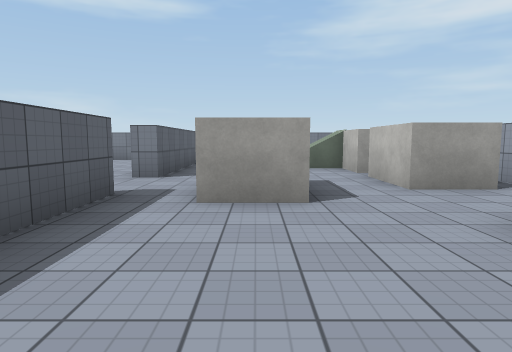
[1] (above)

17 first-person views from a walk through a 3-D level made in the Unity game engine. The camera is 1.4 m above the floor, tilts 6° down and sees 75° across. The floor is counted in squares, 2 m on a side. Each view is taken from the middle of a square. On the plan, view 1 faces up. The plan holds only what a view shows up to about 10 squares ahead; the rest is blank. The place goes on beyond the plan. Some animated figures are not drawn. Door leaves are left out, so doorways stand open. Surface patterns are stand-ins for the level's own textures.

[2]
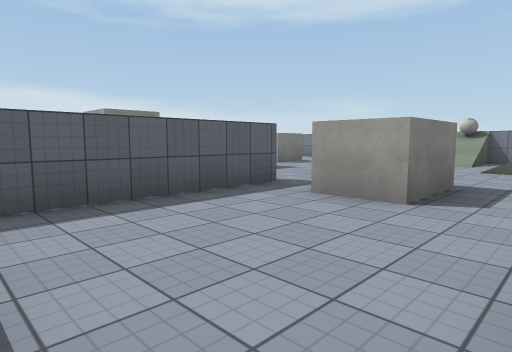

[3]
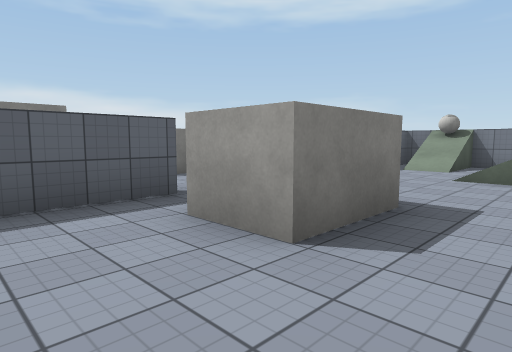

[4]
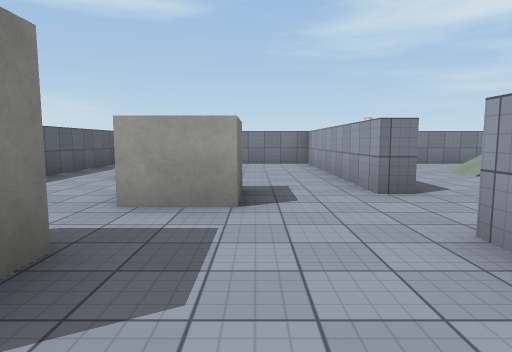

[5]
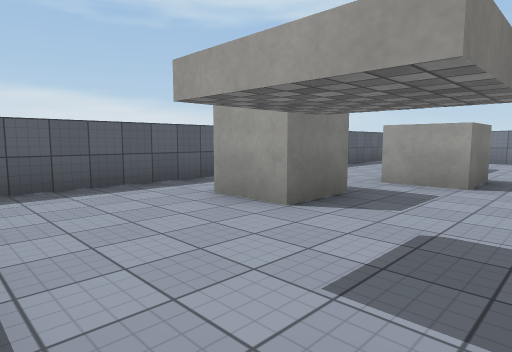

[6]
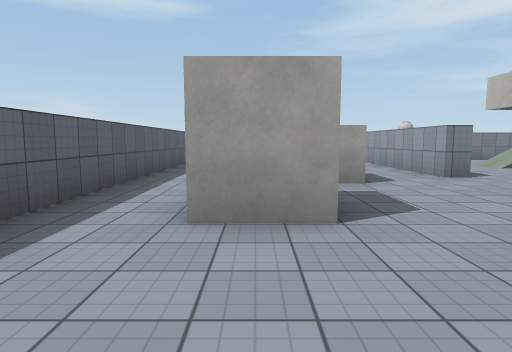

[7]
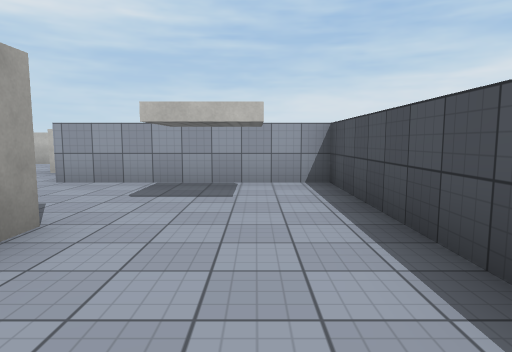

[8]
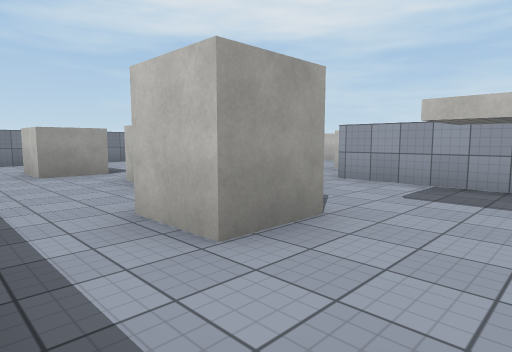

[9]
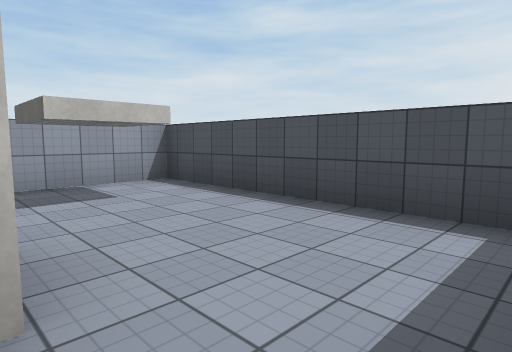

[10]
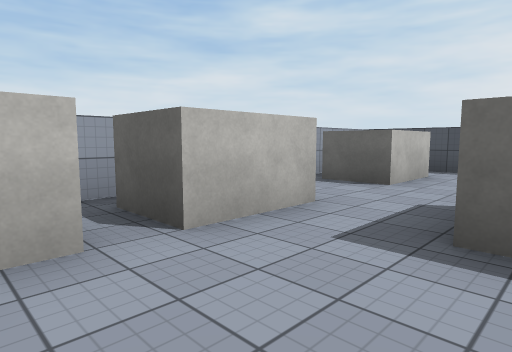

[11]
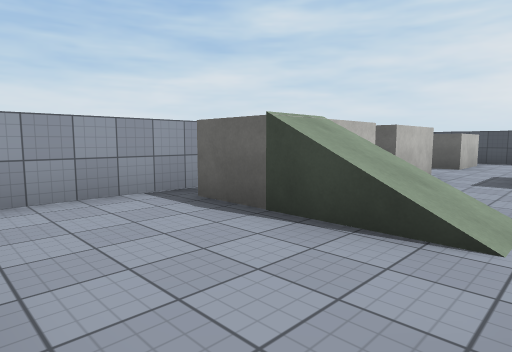

[12]
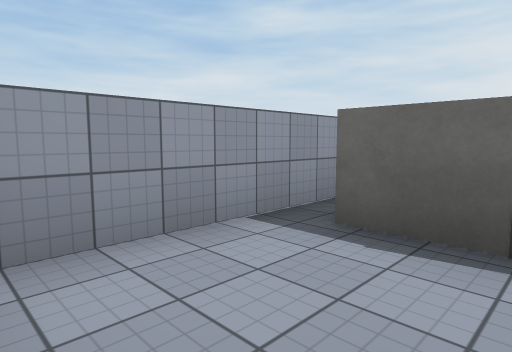

[13]
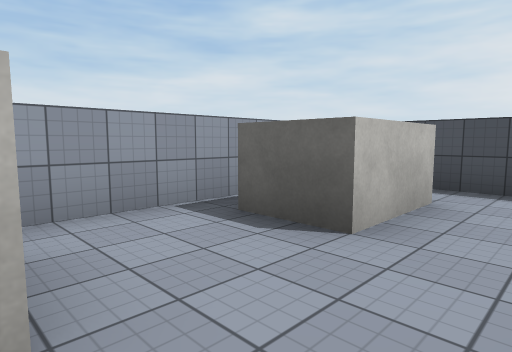

[14]
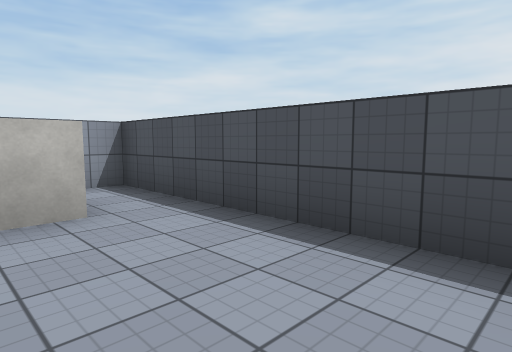

[15]
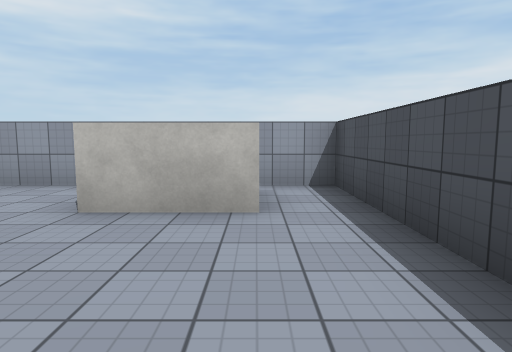

[16]
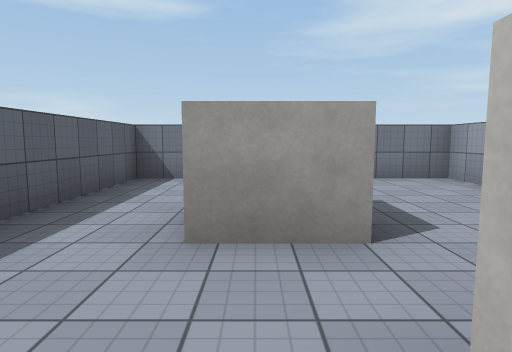

[17]
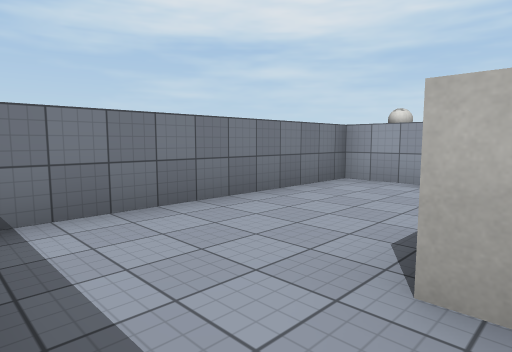

### Floor plan
Key: @ floor where view 1 was taken; # wall or solid block; . floor; / step, stairs or slope; D open door; = window, fence, low wall or low ledge; B ball; L block; C cube.
Columns run from 9 left of view 1 to 5 right of it. Each row starts with its distance up from view 1.
 13 ##
 12 #......#B/....#
 11 #......=//....#
 10 #......#......#
  9 #..C...#..// .#
  8 #......#.../  #
  7 #......#......#
  6 #...C..D....#.#
  5 #......D.#..#.#
  4 #..L...#.#....#
  3 #..L...#......#
  2 #......#....#.#
  1 #......#....#.#
  0  ......#.@....#
 -1  ##############

Where each view was taken, in squares from view 1:
view 1: 0 up, 0 right, facing up
view 2: 0 up, 2 right, facing up-left
view 3: 2 up, 2 right, facing up-left
view 4: 2 up, 4 left, facing up
view 5: 0 up, 3 left, facing up-left
view 6: 0 up, 6 left, facing up
view 7: 1 up, 8 left, facing right
view 8: 1 up, 8 left, facing up-right
view 9: 3 up, 8 left, facing down-right
view 10: 8 up, 0 right, facing down-right
view 11: 12 up, 0 right, facing down-right
view 12: 12 up, 2 right, facing down-right
view 13: 5 up, 1 right, facing down-right
view 14: 2 up, 1 left, facing down-right
view 15: 1 up, 1 left, facing right
view 16: 6 up, 6 left, facing up
view 17: 9 up, 8 left, facing up-right
